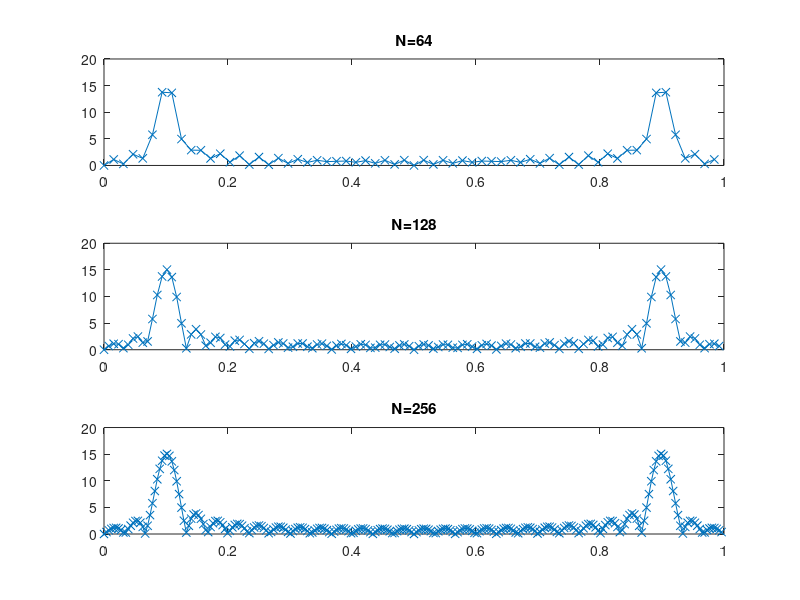

Recreate this plot in MATLAB.
clc
clear all
close all
n=[0:29]
x=cos(2*pi*n/10)
N1=64
N2=128
N3=256
X1=abs(fft(x,N1))
X2=abs(fft(x,N2))
X3=abs(fft(x,N3))
F1=[0:N1-1]/N1
F2=[0:N2-1]/N2
F3=[0:N3-1]/N3
subplot(3,1,1)
plot(F1,X1,'-x')
title('N=64')
axis([0,1,0,20])
subplot(3,1,2)
plot(F2,X2,'-x')
title('N=128')
axis([0,1,0,20])
subplot(3,1,3)
plot(F3,X3,'-x')
title('N=256')
axis([0,1,0,20])
